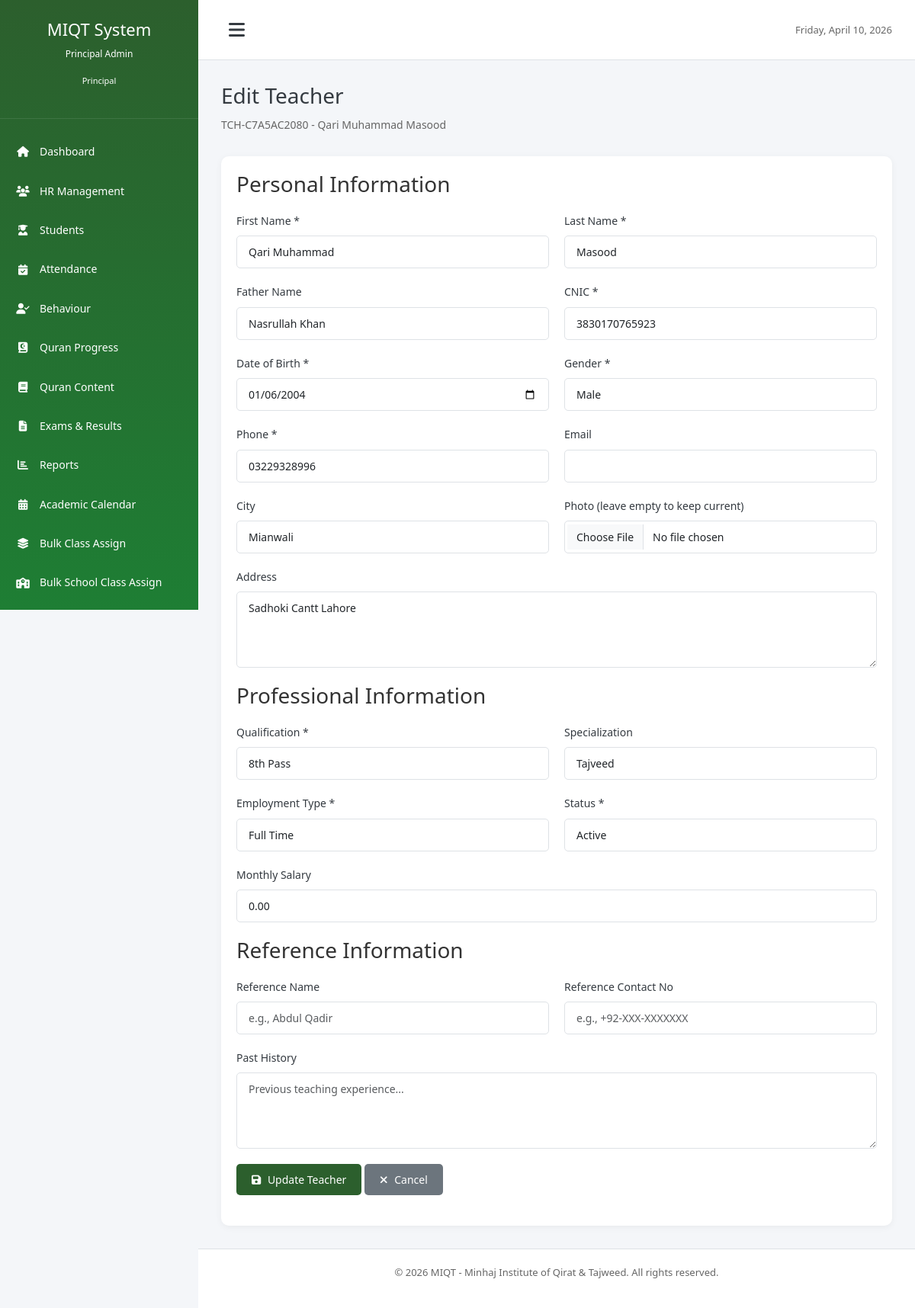
Page /modules/hr/edit_teacher.php?id=5 (signed in) on the committed database.
### tables this page shows
CREATE TABLE `teachers` (
  `id` int(11) NOT NULL,
  `user_id` int(11) DEFAULT NULL,
  `teacher_id` varchar(50) NOT NULL,
  `first_name` varchar(100) NOT NULL,
  `last_name` varchar(100) NOT NULL,
  `father_name` varchar(100) DEFAULT NULL,
  `cnic` varchar(20) DEFAULT NULL,
  `date_of_birth` date DEFAULT NULL,
  `gender` enum('male','female') NOT NULL,
  `phone` varchar(20) NOT NULL,
  `email` varchar(150) DEFAULT NULL,
  `address` text DEFAULT NULL,
  `city` varchar(100) DEFAULT NULL,
  `qualification` varchar(255) DEFAULT NULL,
  `specialization` varchar(255) DEFAULT NULL,
  `joining_date` date NOT NULL,
  `salary` decimal(10,2) DEFAULT NULL,
  `employment_type` enum('full_time','part_time','contract') DEFAULT 'full_time',
  `status` enum('active','inactive','on_leave') DEFAULT 'active',
  `photo` varchar(255) DEFAULT NULL,
  `created_at` timestamp NOT NULL DEFAULT current_timestamp(),
  `updated_at` timestamp NOT NULL DEFAULT current_timestamp() ON UPDATE current_timestamp(),
  `reference_name` varchar(100) DEFAULT NULL,
  `reference_number` varchar(50) DEFAULT NULL,
  `past_history` text DEFAULT NULL
);

### modules/hr/edit_teacher.php (the view, shortened to what this page needs)
<?php
require_once '../../config/database.php';
$teacher_id = isset($_GET['id']) ? (int)$_GET['id'] : 0;
$sql = "SELECT * FROM teachers WHERE id = ?";
$stmt = $db->prepare($sql);
$stmt->execute([$teacher_id]);
$teacher = $stmt->fetch();
require_once '../../includes/header.php';
?>
<div class="page-header">
    <h1 class="page-title">Edit Teacher</h1>
    <p class="subtitle"><?php echo $teacher['teacher_id']; ?> - <?php echo $teacher['first_name'] . ' ' . $teacher['last_name']; ?></p>
</div>
<div class="dashboard-card">
    <div class="card-body">
        <form method="POST" action="" enctype="multipart/form-data">
            <h3 class="mb-20">Personal Information</h3>
            <div class="form-row">
                <div class="form-group">
                    <label for="first_name">First Name *</label>
                    <input type="text" name="first_name" id="first_name" class="form-control"
                           value="<?php echo htmlspecialchars($teacher['first_name']); ?>" required>
                </div>
                <div class="form-group">
                    <label for="last_name">Last Name *</label>
                    <input type="text" name="last_name" id="last_name" class="form-control"
                           value="<?php echo htmlspecialchars($teacher['last_name']); ?>" required>
                </div>
            </div>
            <div class="form-row">
                <div class="form-group">
                    <label for="father_name">Father Name</label>
                    <input type="text" name="father_name" id="father_name" class="form-control"
                           value="<?php echo htmlspecialchars($teacher['father_name']); ?>">
                </div>
                <div class="form-group">
                    <label for="cnic">CNIC *</label>
                    <input type="text" name="cnic" id="cnic" class="form-control"
                           value="<?php echo htmlspecialchars($teacher['cnic']); ?>" required>
                </div>
            </div>
            <div class="form-row">
                <div class="form-group">
                    <label for="date_of_birth">Date of Birth *</label>
                    <input type="date" name="date_of_birth" id="date_of_birth" class="form-control"
                           value="<?php echo $teacher['date_of_birth']; ?>" required>
                </div>
                <div class="form-group">
                    <label for="gender">Gender *</label>
                    <select name="gender" id="gender" class="form-control" required>
                        <option value="male" <?php echo ($teacher['gender'] == 'male') ? 'selected' : ''; ?>>Male</option>
                    </select>
                </div>
            </div>
            <div class="form-row">
                <div class="form-group">
                    <label for="phone">Phone *</label>
                    <input type="tel" name="phone" id="phone" class="form-control"
                           value="<?php echo htmlspecialchars($teacher['phone']); ?>" required>
                </div>
                <div class="form-group">
                    <label for="email">Email</label>
                    <input type="email" name="email" id="email" class="form-control"
                           value="<?php echo htmlspecialchars($teacher['email']); ?>">
                </div>
            </div>
            <div class="form-row">
                <div class="form-group">
                    <label for="city">City</label>
                    <input type="text" name="city" id="city" class="form-control"
                           value="<?php echo htmlspecialchars($teacher['city']); ?>">
                </div>
                <div class="form-group">
                    <label for="photo">Photo (leave empty to keep current)</label>
                    <input type="file" name="photo" id="photo" class="form-control" accept="image/*">
                </div>
            </div>
            <div class="form-group">
                <label for="address">Address</label>
                <textarea name="address" id="address" class="form-control" rows="2"><?php echo htmlspecialchars($teacher['address']); ?></textarea>
            </div>
            <h3 class="mb-20 mt-20">Professional Information</h3>
            <div class="form-row">
                <div class="form-group">
                    <label for="qualification">Qualification *</label>
                    <input type="text" name="qualification" id="qualification" class="form-control"
                           value="<?php echo htmlspecialchars($teacher['qualification']); ?>" required>
                </div>
                <div class="form-group">
                    <label for="specialization">Specialization</label>
                    <input type="text" name="specialization" id="specialization" class="form-control"
                           value="<?php echo htmlspecialchars($teacher['specialization']); ?>">
                </div>
            </div>
            <div class="form-row">
                <div class="form-group">
                    <label for="employment_type">Employment Type *</label>
                    <select name="employment_type" id="employment_type" class="form-control" required>
                        <option value="full_time" <?php echo ($teacher['employment_type'] == 'full_time') ? 'selected' : ''; ?>>Full Time</option>
                    </select>
                </div>
                <div class="form-group">
                    <label for="status">Status *</label>
                    <select name="status" id="status" class="form-control" required>
                        <option value="active" <?php echo ($teacher['status'] == 'active') ? 'selected' : ''; ?>>Active</option>
                    </select>
                </div>
            </div>
            <div class="form-group">
                <label for="salary">Monthly Salary</label>
                <input type="number" name="salary" id="salary" class="form-control" step="0.01"
                       value="<?php echo $teacher['salary']; ?>">
            </div>
            <h3 class="mb-20 mt-20">Reference Information</h3>
            <div class="form-row">
                <div class="form-group">
                    <label for="reference_name">Reference Name</label>
                    <input type="text" name="reference_name" id="reference_name" class="form-control"
                           value="<?php echo htmlspecialchars($teacher['reference_name'] ?? ''); ?>"
                           placeholder="e.g., Abdul Qadir">
                </div>
                <div class="form-group">
                    <label for="reference_number">Reference Contact No</label>
                    <input type="text" name="reference_number" id="reference_number" class="form-control"
                           value="<?php echo htmlspecialchars($teacher['reference_number'] ?? ''); ?>"
                           placeholder="e.g., +92-XXX-XXXXXXX">
                </div>
            </div>
            <div class="form-group">
                <label for="past_history">Past History</label>
                <textarea name="past_history" id="past_history" class="form-control" rows="3"
                          placeholder="Previous teaching experience..."><?php echo htmlspecialchars($teacher['past_history'] ?? ''); ?></textarea>
            </div>
            <div class="form-group">
                <button type="submit" class="btn btn-primary">
                    <i class="fas fa-save"></i> Update Teacher
                </button>
                <a href="view_teacher.php?id=<?php echo $teacher_id; ?>" class="btn btn-secondary">
                    <i class="fas fa-times"></i> Cancel
                </a>
            </div>
        </form>
    </div>
</div>
<?php require_once '../../includes/footer.php'; ?>

### assets/css/style.css (style rules this page uses)
* { margin: 0; padding: 0; box-sizing: border-box; }
:root { --primary-color: #2c5f2d; --secondary-color: #1e7e34; --success-color: #28a745; --danger-color: #dc3545; --warning-color: #ffc107; --info-color: #17a2b8; --light-color: #f8f9fa; --dark-color: #343a40; --border-color: #dee2e6; --sidebar-width: 260px; --sidebar-collapsed-width: 72px; }
body { font-family: 'Jameel Noori Nastaleeq', 'Segoe UI', Tahoma, Geneva, Verdana, sans-serif; font-size: 14px; line-height: 1.6; color: #333; background-color: #f4f6f9; }
* { font-variant-ligatures: normal; text-rendering: optimizeLegibility; }
.page-title { font-size: 28px; margin-bottom: 10px; color: var(--dark-color); }
.subtitle { font-size: 14px; color: #666; margin-bottom: 30px; }
.dashboard-card { background: white; border-radius: 10px; box-shadow: 0 2px 10px rgba(0,0,0,0.05); overflow: hidden; }
.card-body { padding: 20px; }
.form-group { margin-bottom: 20px; }
.form-group label { display: block; margin-bottom: 8px; font-weight: 500; color: var(--dark-color); }
.form-control { width: 100%; padding: 10px 15px; border: 1px solid var(--border-color); border-radius: 5px; font-size: 14px; transition: border-color 0.3s; }
.form-row { display: grid; grid-template-columns: repeat(auto-fit, minmax(250px, 1fr)); gap: 20px; }
select.form-control { cursor: pointer; }
textarea.form-control { resize: vertical; min-height: 100px; }
.btn { display: inline-block; padding: 10px 20px; border: none; border-radius: 5px; font-size: 14px; cursor: pointer; text-decoration: none; transition: all 0.3s; text-align: center; }
.btn-primary { background: var(--primary-color); color: white; }
.btn-secondary { background: #6c757d; color: white; }
.btn i { margin-right: 5px; }
.mb-20 { margin-bottom: 20px; }
.mt-20 { margin-top: 20px; }

### rows in the picture
teachers: teacher "TCH-C7A5AC2080", first_name "Qari Muhammad", last_name "Masood", father_name "Nasrullah Khan", cnic "3830170765923", date_of_birth "01/06/2004", gender "Male", phone "03229328996", city "Mianwali", address "Sadhoki Cantt Lahore", qualification "8th Pass", specialization "Tajveed", employment_type "Full Time", status "Active", salary "0.00"

### other values in the picture
getUserName() "Principal Admin"
str_replace('_', ' ', getUserRole()) "Principal"
